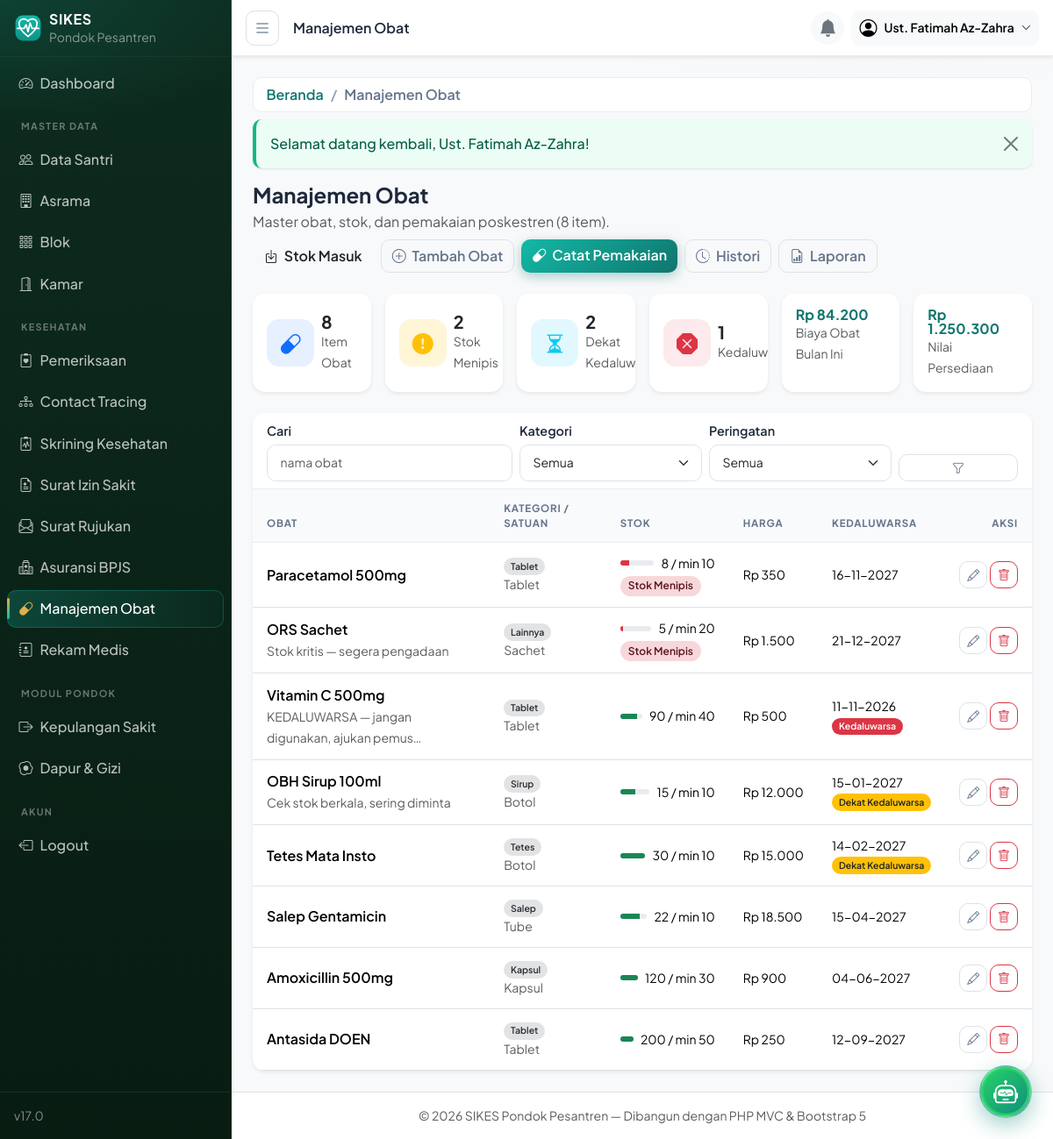
The app's page /obat (signed in) with its own data.
### tables this page shows
CREATE TABLE obat (
  id                  INT UNSIGNED AUTO_INCREMENT PRIMARY KEY,
  nama                VARCHAR(150) NOT NULL,
  kategori            ENUM('tablet','kapsul','sirup','salep','tetes','injeksi','lainnya') NOT NULL DEFAULT 'tablet',
  satuan              ENUM('tablet','kapsul','botol','tube','strip','sachet','vial','unit') NOT NULL DEFAULT 'tablet',
  stok                INT UNSIGNED NOT NULL DEFAULT 0,
  minimum_stok        INT UNSIGNED NOT NULL DEFAULT 10 COMMENT 'batas peringatan stok menipis',
  harga               DECIMAL(12,2) NOT NULL DEFAULT 0 COMMENT 'harga per satuan',
  tanggal_kedaluwarsa DATE NOT NULL,
  catatan             VARCHAR(255) DEFAULT NULL,
  created_at          TIMESTAMP NOT NULL DEFAULT CURRENT_TIMESTAMP,
  updated_at          TIMESTAMP NOT NULL DEFAULT CURRENT_TIMESTAMP ON UPDATE CURRENT_TIMESTAMP,
  UNIQUE KEY uq_obat_nama (nama),
  INDEX idx_obat_kedaluwarsa (tanggal_kedaluwarsa),
  INDEX idx_obat_stok (stok)
);

### app/core/helpers.php (called while the page is built, shortened)
<?php
function e(?string $value): string
{
    return htmlspecialchars($value ?? '', ENT_QUOTES, 'UTF-8');
}
function base_url(string $path = ''): string
{
    return APP_URL . '/' . ltrim($path, '/');
}
function app_base_path(): string
{
    $dir = rtrim(str_replace('\\', '/', dirname($_SERVER['SCRIPT_NAME'] ?? '/')), '/');
    return $dir;
}
function current_path(): string
{
    $uri  = parse_url($_SERVER['REQUEST_URI'] ?? '/', PHP_URL_PATH) ?: '/';
    $base = app_base_path();
    $uri = '/' . trim($uri, '/');
    return $uri === '//' ? '/' : $uri;
}

### app/core/Controller.php (called while the page is built, shortened)
<?php
abstract class Controller
{
    protected function view(string $view, array $vars = [], ?string $layout = 'layouts/main'): void
    {
        extract($vars, EXTR_SKIP);
        require ROOT_PATH . '/app/views/' . str_replace('..', '', $layout) . '.php';
    }
}

### app/controllers/ObatController.php (called while the page is built, shortened)
<?php
class ObatController extends Controller
{
    private Obat $obat;
    private ObatTransaksi $transaksi;
    public function __construct()
    {
        $this->obat      = new Obat();
        $this->transaksi = new ObatTransaksi();
    }
    public function index(): void
    {
        $filters = [
            'q'        => trim($_GET['q'] ?? ''),
            'kategori' => isset(Obat::KATEGORI[$_GET['kategori'] ?? '']) ? $_GET['kategori'] : '',
            'flag'     => in_array($_GET['flag'] ?? '', ['menipis', 'kedaluwarsa', 'mendekati', 'aman'], true) ? $_GET['flag'] : '',
        ];
        $page = max(1, (int) ($_GET['page'] ?? 1));
        $this->view('obat/index', [
            'title'   => 'Manajemen Obat',
            'user'    => Auth::user(),
            'data'    => $this->obat->paginate($page, 10, $filters),
            'filters' => $filters,
            'stats'   => [
                'total'      => $this->obat->count(),
                'menipis'    => $this->obat->countLowStock(),
                'mendekati'  => $this->obat->countNearExpiry(),
                'kadaluarsa' => $this->obat->countExpired(),
                'nilai'      => $this->obat->nilaiPersediaan(),
                'biayaBulan' => $this->transaksi->biayaBulanIni(),
            ],
        ]);
    }
}

### app/core/App.php (called while the page is built, shortened)
<?php
class App
{
    public function run(): void
    {
        $router = new Router();
        $router->dispatch();
    }
}

### public/index.php (called while the page is built, shortened)
<?php
require ROOT_PATH . '/app/core/helpers.php';
require ROOT_PATH . '/app/core/App.php';
(new App\Core\App())->run();

### app/core/Database.php (called while the page is built, shortened)
<?php
class Database
{
    private static ?Database $instance = null;
    private PDO $pdo;
    private function __construct()
    {
        $dsn = sprintf('mysql:host=%s;port=%s;dbname=%s;charset=%s', DB_HOST, DB_PORT, DB_NAME, DB_CHARSET);
        try {
            $this->pdo = new PDO($dsn, DB_USER, DB_PASS, [
                PDO::ATTR_ERRMODE            => PDO::ERRMODE_EXCEPTION,
                PDO::ATTR_DEFAULT_FETCH_MODE => PDO::FETCH_ASSOC,
                PDO::ATTR_EMULATE_PREPARES   => false,
            ]);
        } catch (PDOException $e) {
            if (APP_ENV === 'development') {
                exit('Koneksi database gagal: ' . $e->getMessage()
                    . ' — periksa app/config/config.php dan pastikan database sudah diimpor.');
            }
            exit('Terjadi kesalahan pada server. Silakan coba lagi nanti.');
        }
    }
    public static function getInstance(): Database
    {
        return self::$instance ??= new self();
    }
    public function query(string $sql, array $params = []): PDOStatement
    {
        $stmt = $this->pdo->prepare($sql);
        $stmt->execute($params);
        return $stmt;
    }
    public function fetchAll(string $sql, array $params = []): array
    {
        return $this->query($sql, $params)->fetchAll();
    }
}

### app/models/Obat.php (called while the page is built, shortened)
<?php
class Obat extends Model
{
    public function paginate(int $page, int $perPage, array $f = []): array
    {
        $offset = max(0, ($page - 1) * $perPage);
        $where  = [];
        $params = [];
        $whereSql = $where ? ' WHERE ' . implode(' AND ', $where) : '';
        $total = (int) ($this->db->fetch(
            "SELECT COUNT(*) AS total FROM obat o{$whereSql}",
            $params
        )['total'] ?? 0);
        $rows = $this->db->fetchAll(
            "SELECT o.* FROM obat o{$whereSql}
             ORDER BY (o.stok <= o.minimum_stok) DESC, o.tanggal_kedaluwarsa ASC, o.nama ASC
             LIMIT {$perPage} OFFSET {$offset}",
            $params
        );
        return ['rows' => $rows, 'total' => $total, 'page' => $page, 'pages' => max(1, (int) ceil($total / $perPage))];
    }
}

### app/core/Model.php (called while the page is built, shortened)
<?php
abstract class Model
{
    public function __construct()
    {
        $this->db = Database::getInstance();
    }
}

### app/core/Session.php (called while the page is built, shortened)
<?php
class Session
{
    public static function user(): ?array
    {
        $user = $_SESSION['user'] ?? null;
        return $user;
    }
}

### app/core/Auth.php (called while the page is built, shortened)
<?php
final class Auth
{
    public static function user(): ?array
    {
        return Session::user();
    }
    public static function hasPermission(string $permission): bool
    {
        $user = Session::user();
        return in_array($permission, $user['permissions'] ?? [], true);
    }
}

### app/views/obat/index.php (the view, shortened to what this page needs)
<?php
 $canManage = Auth::hasPermission('obat.manage');
 $canPakai  = Auth::hasPermission('obat.pemakaian');
 $rupiah    = fn ($v) => 'Rp ' . number_format((float) $v, 0, ',', '.');
?>
<div class="d-flex flex-wrap align-items-center justify-content-between mb-4 gap-2">
    <div>
        <h1 class="h4 fw-bold mb-1">Manajemen Obat</h1>
        <p class="text-muted mb-0">Master obat, stok, dan pemakaian poskestren (<?= (int) $data['total'] ?> item).</p>
    </div>
    <div class="d-flex flex-wrap gap-2">
        <?php if ($canManage): ?>
        <a href="<?= base_url('/obat/masuk') ?>" class="btn btn-outline-brand"><i class="bi bi-box-arrow-in-down me-1"></i> Stok Masuk</a>
        <a href="<?= base_url('/obat/create') ?>" class="btn btn-outline-secondary"><i class="bi bi-plus-circle me-1"></i> Tambah Obat</a>
        <?php endif; ?>
        <?php if ($canPakai): ?>
        <a href="<?= base_url('/obat/pemakaian') ?>" class="btn btn-brand"><i class="bi bi-capsule me-1"></i> Catat Pemakaian</a>
        <?php endif; ?>
        <a href="<?= base_url('/obat/transaksi') ?>" class="btn btn-outline-secondary"><i class="bi bi-clock-history me-1"></i> Histori</a>
        <a href="<?= base_url('/obat/laporan') ?>" class="btn btn-outline-secondary"><i class="bi bi-file-earmark-bar-graph me-1"></i> Laporan</a>
    </div>
</div>
<?php require ROOT_PATH . '/app/views/partials/flash.php'; ?>
<div class="row g-3 mb-4">
    <div class="col-6 col-lg-2">
        <div class="card stat-card h-100 border-0 shadow-sm">
            <div class="card-body d-flex align-items-center gap-2 p-3">
                <div class="stat-icon text-primary"><i class="bi bi-capsule"></i></div>
                <div><div class="fw-bold fs-5 lh-1"><?= (int) $stats['total'] ?></div><small class="text-muted">Item Obat</small></div>
            </div>
        </div>
    </div>
    <div class="col-6 col-lg-2">
        <div class="card stat-card h-100 border-0 shadow-sm">
            <div class="card-body d-flex align-items-center gap-2 p-3">
                <div class="stat-icon text-warning"><i class="bi bi-exclamation-circle-fill"></i></div>
                <div><div class="fw-bold fs-5 lh-1"><?= (int) $stats['menipis'] ?></div><small class="text-muted">Stok Menipis</small></div>
            </div>
        </div>
    </div>
    <div class="col-6 col-lg-2">
        <div class="card stat-card h-100 border-0 shadow-sm">
            <div class="card-body d-flex align-items-center gap-2 p-3">
                <div class="stat-icon text-info"><i class="bi bi-hourglass-split"></i></div>
                <div><div class="fw-bold fs-5 lh-1"><?= (int) $stats['mendekati'] ?></div><small class="text-muted">Dekat Kedaluwarsa</small></div>
            </div>
        </div>
    </div>
    <div class="col-6 col-lg-2">
        <div class="card stat-card h-100 border-0 shadow-sm">
            <div class="card-body d-flex align-items-center gap-2 p-3">
                <div class="stat-icon text-danger"><i class="bi bi-x-octagon-fill"></i></div>
                <div><div class="fw-bold fs-5 lh-1"><?= (int) $stats['kadaluarsa'] ?></div><small class="text-muted">Kedaluwarsa</small></div>
            </div>
        </div>
    </div>
    <div class="col-6 col-lg-2">
        <div class="card stat-card h-100 border-0 shadow-sm">
            <div class="card-body p-3">
                <div class="fw-bold fs-6 lh-1 text-brand"><?= $rupiah($stats['biayaBulan']) ?></div>
                <small class="text-muted">Biaya Obat Bulan Ini</small>
            </div>
        </div>
    </div>
    <div class="col-6 col-lg-2">
        <div class="card stat-card h-100 border-0 shadow-sm">
            <div class="card-body p-3">
                <div class="fw-bold fs-6 lh-1 text-brand"><?= $rupiah($stats['nilai']) ?></div>
                <small class="text-muted">Nilai Persediaan</small>
            </div>
        </div>
    </div>
</div>
<div class="card border-0 shadow-sm">
    <div class="card-header bg-white">
        <form class="row g-2 align-items-end" method="GET" action="<?= base_url('/obat') ?>">
            <div class="col-md-4">
                <label class="form-label small mb-1">Cari</label>
                <input type="text" name="q" class="form-control form-control-sm" placeholder="nama obat" value="<?= e($filters['q']) ?>">
            </div>
            <div class="col-6 col-md-3">
                <label class="form-label small mb-1">Kategori</label>
                <select name="kategori" class="form-select form-select-sm">
                    <option value="">Semua</option>
                </select>
            </div>
            <div class="col-6 col-md-3">
                <label class="form-label small mb-1">Peringatan</label>
                <select name="flag" class="form-select form-select-sm">
                    <option value="">Semua</option>
                </select>
            </div>
            <div class="col-md-2 d-grid">
                <button class="btn btn-sm btn-outline-secondary"><i class="bi bi-funnel"></i></button>
            </div>
        </form>
    </div>
    <div class="table-responsive">
        <table class="table table-hover align-middle mb-0">
            <thead><tr>
                <th>Obat</th><th>Kategori / Satuan</th><th style="min-width:140px">Stok</th>
                <th>Harga</th><th>Kedaluwarsa</th><th class="text-end">Aksi</th>
            </tr></thead>
            <tbody>
            <?php foreach ($data['rows'] as $row):
                $low      = (int) $row['stok'] <= (int) $row['minimum_stok'];
                $expired  = strtotime((string) $row['tanggal_kedaluwarsa']) < strtotime(date('Y-m-d'));
                $near     = !$expired && ((strtotime((string) $row['tanggal_kedaluwarsa']) - strtotime(date('Y-m-d'))) / 86400) <= Obat::EXP_WARNING_DAYS;
            ?>
                <tr>
                    <td>
                        <div class="fw-semibold"><?= e($row['nama']) ?></div>
                        <?php if ($row['catatan']): ?><small class="text-muted"><?= e(mb_strimwidth($row['catatan'], 0, 45, '…')) ?></small><?php endif; ?>
                    </td>
                    <td class="small">
                        <span class="badge bg-secondary-subtle text-secondary-emphasis"><?= Obat::KATEGORI[$row['kategori']] ?></span>
                        <div class="text-muted"><?= Obat::SATUAN[$row['satuan']] ?></div>
                    </td>
                    <td>
                        <div class="d-flex align-items-center gap-2">
                            <div class="progress flex-grow-1" style="height:6px">
                                <div class="progress-bar bg-<?= $low ? 'danger' : 'success' ?>"
                                     style="width:<?= min(100, (int) round(((int) $row['stok'] / max(1, (int) $row['minimum_stok'] * 3)) * 100)) ?>%"></div>
                            </div>
                            <small class="text-nowrap"><?= (int) $row['stok'] ?> / min <?= (int) $row['minimum_stok'] ?></small>
                        </div>
                        <?php if ($low): ?>
                            <span class="badge bg-danger-subtle text-danger-emphasis mt-1">Stok Menipis</span>
                        <?php endif; ?>
                    </td>
                    <td class="small text-nowrap"><?= $rupiah($row['harga']) ?></td>
                    <td class="small text-nowrap">
                        <?= e(date('d-m-Y', strtotime($row['tanggal_kedaluwarsa']))) ?>
                        <?php if ($expired): ?>
                            <div><span class="badge bg-danger text-white">Kedaluwarsa</span></div>
                        <?php elseif ($near): ?>
                            <div><span class="badge bg-warning text-dark">Dekat Kedaluwarsa</span></div>
                        <?php endif; ?>
                    </td>
                    <td class="text-end text-nowrap">
                        <?php if ($canManage): ?>
                        <a class="btn btn-sm btn-outline-secondary" href="<?= base_url('/obat/' . $row['id'] . '/edit') ?>" title="Edit"><i class="bi bi-pencil"></i></a>
                        <form class="d-inline form-delete" method="POST" action="<?= base_url('/obat/' . $row['id'] . '/delete') ?>"
                              data-name="obat <?= e($row['nama']) ?>">
                            <button class="btn btn-sm btn-outline-danger" title="Hapus"><i class="bi bi-trash"></i></button>
                        </form>
                        <?php else: ?>
                            <span class="text-muted small">-</span>
                        <?php endif; ?>
                    </td>
                </tr>
            <?php endforeach; ?>
            </tbody>
        </table>
    </div>
</div>

### app/core/Router.php (shortened to what this page needs)
<?php
class Router
{
    private array $routes = [];
    private function add(string $method, string $path, string $handler, ?string $permission): void
    {
        $this->routes[] = compact('method', 'path', 'handler', 'permission');
    }
    public function dispatch(): void
    {
        $httpMethod = strtoupper($_SERVER['REQUEST_METHOD']);
        $uri        = current_path();
        foreach ($this->routes as $route) {
            if ($route['method'] !== $httpMethod) {
                continue;
            }
            if (preg_match($this->toRegex($route['path']), $uri, $matches)) {
                $params = array_values(array_filter($matches, 'is_string', ARRAY_FILTER_USE_KEY));
                $this->invoke($route['handler'], $params);
                return;
            }
        }
    }
    private function toRegex(string $path): string
    {
        $regex = preg_replace('#\{([a-zA-Z_][a-zA-Z0-9_]*)\}#', '(?<$1>[a-zA-Z0-9_-]+)', $path);
        return '#^' . $regex . '$#';
    }
    private function invoke(string $handler, array $params): void
    {
        [$controllerName, $action] = explode('@', $handler);
        (new $class())->{$action}(...$params);
    }
}

### records on screen
obat: stok "8", nama "Paracetamol 500mg", kategori "Tablet", satuan "Tablet", minimum_stok "10", shows "Stok Menipis", harga "Rp 350", tanggal_kedaluwarsa "16-11-2027"
obat: nama "ORS Sachet", catatan "Stok kritis — segera pengadaan", kategori "Lainnya", satuan "Sachet", stok "5", minimum_stok "20", shows "Stok Menipis", harga "Rp 1.500", tanggal_kedaluwarsa "21-12-2027"
obat: nama "Vitamin C 500mg", catatan "KEDALUWARSA — jangan digunakan, ajukan pemus…", kategori "Tablet", satuan "Tablet", stok "90", minimum_stok "40", harga "Rp 500", tanggal_kedaluwarsa "11-11-2026", shows "Kedaluwarsa"
obat: nama "OBH Sirup 100ml", catatan "Cek stok berkala, sering diminta", kategori "Sirup", satuan "Botol", stok "15", minimum_stok "10", harga "Rp 12.000", tanggal_kedaluwarsa "15-01-2027", shows "Dekat Kedaluwarsa"
obat: nama "Tetes Mata Insto", kategori "Tetes", satuan "Botol", stok "30", minimum_stok "10", harga "Rp 15.000", tanggal_kedaluwarsa "14-02-2027", shows "Dekat Kedaluwarsa"
obat: nama "Salep Gentamicin", kategori "Salep", satuan "Tube", stok "22", minimum_stok "10", harga "Rp 18.500", tanggal_kedaluwarsa "15-04-2027"
obat: nama "Amoxicillin 500mg", kategori "Kapsul", satuan "Kapsul", stok "120", minimum_stok "30", harga "Rp 900", tanggal_kedaluwarsa "04-06-2027"
obat: nama "Antasida DOEN", kategori "Tablet", satuan "Tablet", stok "200", minimum_stok "50", harga "Rp 250", tanggal_kedaluwarsa "12-09-2027"

### other values on screen
$bcItem['label'] "Beranda"
$bcItem['label'] "Manajemen Obat"
$message "Selamat datang kembali, Ust. Fatimah Az-Zahra!"
